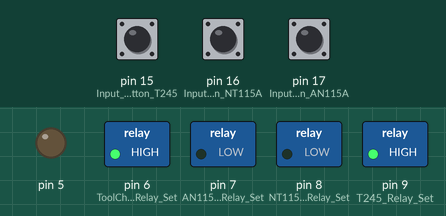
The sketch below on a simulated Arduino Uno, built with avr-gcc and run on an emulated ATmega328P. Parts: switched loads named in the sketch (green lamp = pin HIGH), output pins drawn as LEDs (lit = HIGH). The test bench sets the inputs (shaded band); at power-on: pin 16 (Input_button_NT115A) HIGH, pin 17 (Input_button_AN115A) HIGH, pin 15 (Input_button_T245) HIGH.

Above: at 1.5 s.
1.6 s: pin 16 (Input_button_NT115A) pulled LOW for 0.15 s
At 2.6 s:
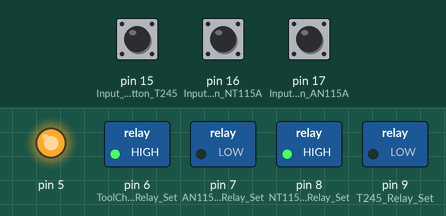
3.6 s: pin 17 (Input_button_AN115A) pulled LOW for 3.2 s
At 7.6 s:
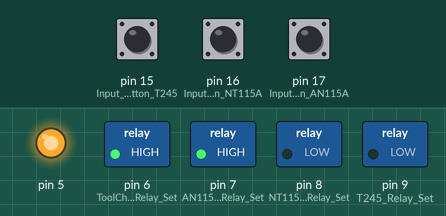
8.3 s: pin 15 (Input_button_T245) pulled LOW for 0.15 s
At 8.45 s:
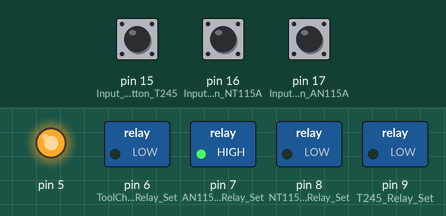
10.3 s: pin 15 (Input_button_T245) pulled LOW for 3.2 s
At 10.7 s:
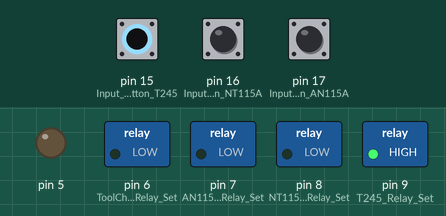
Timing chart, 0 to 15.3 s (numbered marks = the images above; inputs shaded):
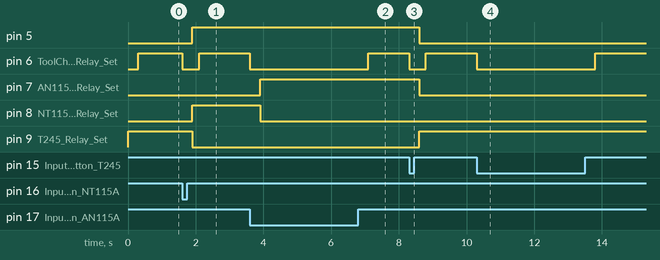

Measured:
- after the input at 1.6 s, pin 5, pin 8 (NT115A_Relay_Set): LOW → HIGH after 0.30 s; pin 6 (ToolChange_Relay_Set): HIGH → LOW at once, → HIGH 0.50 s later; pin 9 (T245_Relay_Set): HIGH → LOW after 0.30 s
- after the input at 3.6 s, pin 6 (ToolChange_Relay_Set): HIGH → LOW at once, → HIGH 3.5 s later; pin 7 (AN115A_Relay_Set): LOW → HIGH after 0.30 s; pin 8 (NT115A_Relay_Set): HIGH → LOW after 0.30 s
- after the input at 8.3 s, pin 5, pin 7 (AN115A_Relay_Set): HIGH → LOW after 0.30 s; pin 6 (ToolChange_Relay_Set): HIGH → LOW at once, → HIGH 0.50 s later; pin 9 (T245_Relay_Set): LOW → HIGH after 0.30 s
- after the input at 10.3 s, pin 6 (ToolChange_Relay_Set): HIGH → LOW at once, → HIGH 3.5 s later

The sketch:

TEC_Extension_3Tool.ino
```cpp
void setup() {

pinMode(15, INPUT_PULLUP);      // Input button T245
pinMode(16, INPUT_PULLUP);      // Input button NT115A
pinMode(17, INPUT_PULLUP);      // Input button AN115A
pinMode(5, OUTPUT);             // 245/210 Tool Select
pinMode(6, OUTPUT);             // ToolChange Relay Set
pinMode(7, OUTPUT);             // AN115A Relay Set
pinMode(8, OUTPUT);             // NT115A Relay Set
pinMode(9, OUTPUT);             // T245 Relay Set

digitalWrite(5, LOW);           // T245 is the default tool selected
digitalWrite(6, LOW);           // ToolChange Relay default state OFF
digitalWrite(7, LOW);           // AN115A Relay Set default state OFF
digitalWrite(8, LOW);           // NT115A Relay Set default state OFF
digitalWrite(9, HIGH);          // T245 Relay Set default state ON

delay(300);                     // Give time for T245 Relays to set
digitalWrite(6, HIGH);          // ToolChange relay ON for default tool T245

}


void loop() {

//NT115A Input button
//
if(digitalRead(16) == LOW) {    // If NT115A Input button is pressed (LOW)
digitalWrite(6, LOW);           // Disconnect the tool
delay(300);                     // Debounce and allow JBC station for "NO Tool"
digitalWrite(5, HIGH);          // T210 tool code for JBC station
digitalWrite(9, LOW);           // T245 Relay Set default state OFF
digitalWrite(7, LOW);           // AN115A Relay Set default state OFF
digitalWrite(8, HIGH);          // NT115A Relay Set default state ON
delay(200);                     // Allow low power relays to set before turning on ToolChange Relay
digitalWrite(6, HIGH);          // Reconnect the tool
}

//AN115A Input button
//
if(digitalRead(17) == LOW) {    //If AN115A Input button is pressed (LOW)
digitalWrite(6, LOW);           // Disconnect the tool
delay(300);                     // Debounce and allow JBC station for "NO Tool"
digitalWrite(5, HIGH);          // T210 tool code for JBC station
digitalWrite(9, LOW);           // T245 Relay Set default state OFF
digitalWrite(8, LOW);           // NT115A Relay Set default state OFF
digitalWrite(7, HIGH);          // AN115A Relay Set default state ON
delay(200);                     // Allow low power relays to set before turning on ToolChange Relay
digitalWrite(6, HIGH);          // Reconnect the tool
}

//T245 Input button
//
if(digitalRead(15) == LOW) {    //If T245 Input button is pressed (LOW)
digitalWrite(6, LOW);           // Disconnect the tool
delay(300);                     // Debounce and allow JBC station for "NO Tool"
digitalWrite(5, LOW);           // T245 tool code for JBC station
digitalWrite(7, LOW);           // AN115A Relay Set default state OFF
digitalWrite(8, LOW);           // NT115A Relay Set default state OFF
digitalWrite(9, HIGH);          // T245 Relay Set default state ON
delay(200);                     // Allow low power relays to set before turning on ToolChange Relay
digitalWrite(6, HIGH);          // Reconnect the tool

}
}
```
